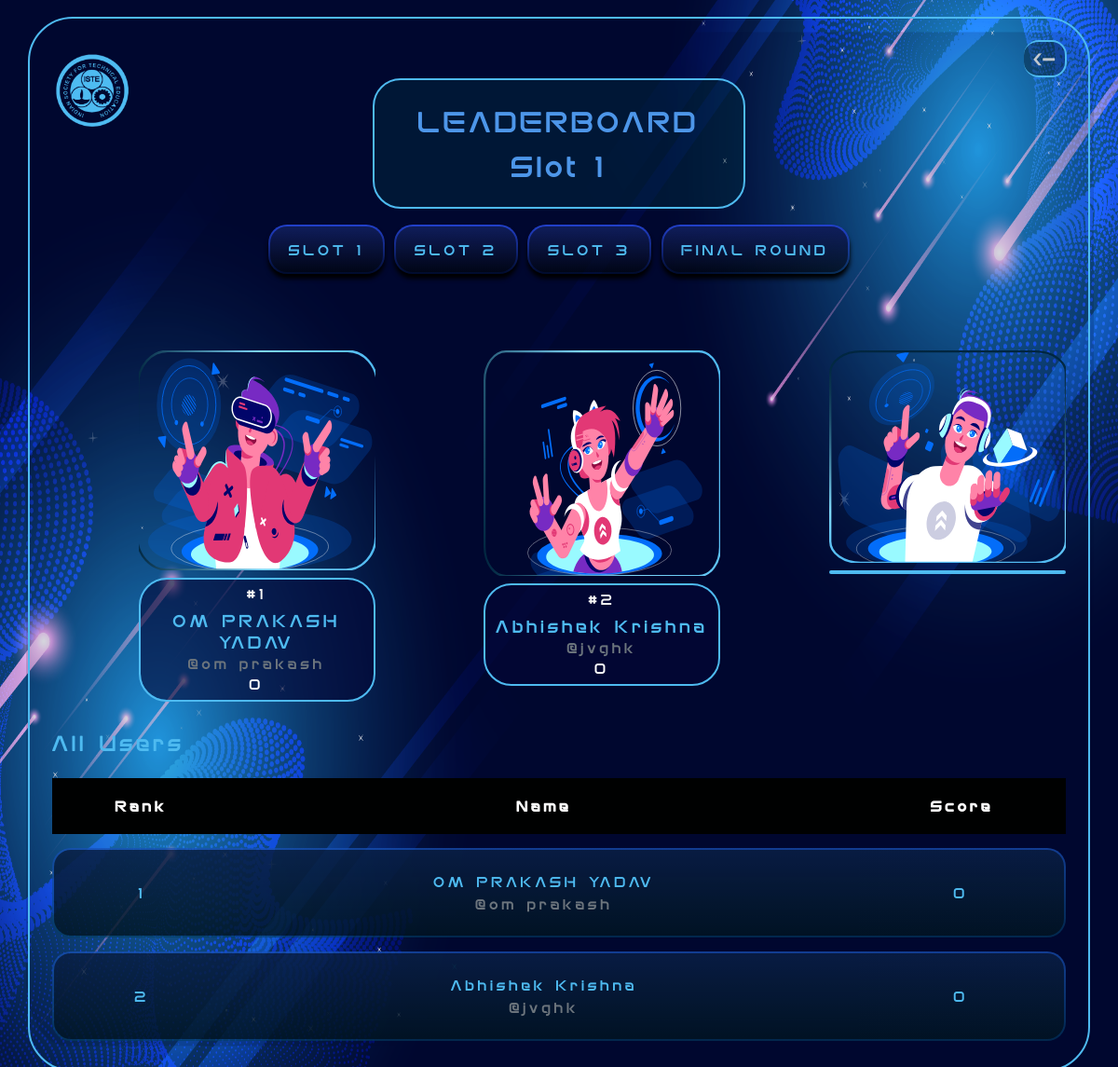
The page /lboard/1 on the database its author committed.
### cit2020/models.py (models this page shows, shortened)
class player(models.Model):
    user = models.OneToOneField(User, on_delete=models.CASCADE)
    email = models.EmailField(max_length = 254,null=True)
    name = models.CharField(max_length=128)
    userName = models.CharField(max_length=128)
    current_question = models.IntegerField(default=1)
    score = models.IntegerField(default=0)
    final_score = models.IntegerField(default=0)
    rank = models.IntegerField(default=0)
    timestamp = models.DateTimeField()
    slot = models.IntegerField(default=0)
    qualified = models.BooleanField(default=False)
    details_updated = models.BooleanField(default=False)
    mobile = models.CharField(max_length=13,null=True)
    year_of_study_choices = (
        ('', 'Enter the year of study'),
        ('Class 9', 'class 9'),
        ('Class 10', 'class 10'),
        ('Class 11', 'class 11'),
        ('Class 12', 'class 12'),
        ('1st Year', '1st Year'),
        ('2nd Year', '2nd Year'),
        ('3rd Year', '3rd Year'),
        ('4th Year', '4th Year'),
        ('5th Year', '5th Year'),
        ('Other','Other')
    )
    institute_name = models.CharField(max_length=100,null=True)
    department = models.CharField(max_length=100, blank=True, null=True)
    year_of_study = models.CharField(max_length=50, choices=year_of_study_choices, default="Enter the year of study")

### cit2020/views.py (the view)
# urls.py: path('lboard/<int:slot>', views.lboard , name='lboard'),
def lboard(request,slot=0):
    is_final=False
    if slot==0:
        if datetime.datetime.now() > final_start:
            slot=4
    if slot==1 :
        if datetime.datetime.now() < slot1_start:
            return render(request, 'lboard.html',{'slot':slot})
        else :
            p = models.player.objects.filter(slot=1).order_by('-score', 'timestamp')
    elif slot==2:
        if datetime.datetime.now() < slot2_start:
            return render(request, 'lboard.html',{'slot':slot})
        else :
            p = models.player.objects.filter(slot=2).order_by('-score', 'timestamp')
    elif slot==3:
        if datetime.datetime.now() < slot3_start:
            return render(request, 'lboard.html',{'slot':slot})
        else :
            p = models.player.objects.filter(slot=3).order_by('-score', 'timestamp')
    elif slot==4 :
        if datetime.datetime.now() < final_start:
            return render(request, 'lboard.html',{})
        else :
            p = models.player.objects.filter(qualified=True).order_by('-final_score', 'timestamp')
            is_final = True
    else :
        return redirect('cit2020:lboard',slot=1)
    cur_rank = 1
    show=False
    if request.user.is_authenticated:
        player = models.player.objects.get(user_id=request.user.pk)
        if (player.slot==slot or player.qualified==True) :
            show=True
    rank=0
    for pl in p:
        pl.rank = cur_rank
        cur_rank += 1
        if show==True and pl.id == request.user.id:
            rank=pl.rank
    return render(request, 'lboard.html', {'players': p, 'rank': rank, 'is_final':is_final,'slot':slot})

### templates/lboard.html (shortened to what this page needs)
{%extends 'base.html'%}
{% load static %}
{%block content%}
<section class="outerBorder-lBoard glowing-circle">
    <a href="{% url 'cit2020:navPage' %}"><button type="button" class="btn backButton glowing-circle-backButton"><-</button></a>
    <div class="container">
        <a href="{% url 'cit2020:navPage' %}"><div class="logo-lBoard"><img src="{% static './Assets/logoThemed.png' %}" alt="logo-lBoard"></div></a>
        <div class="container">
            <section>
                <div class="cont-lBoard">
                    <div class="content text-center outerBorder glowing-circle">
                        LEADERBOARD
                        <br>
                        {% if slot == 1 %}Slot 1
                        {% elif slot == 2 %}Slot 2
                        {% elif slot == 3 %}Slot 3
                        {% else %}Final
                        {% endif %}
                    </div>
                </div>
                 <div class="slots-lBoard">
                    <div class="container">
                        <a id="slot1" class="slot-button-lBoard rounded-corners-gradient-borders"
                            href="{% url 'cit2020:lboard' 1  %}">Slot 1</a>
                        <a id="slot2" class="slot-button-lBoard rounded-corners-gradient-borders"
                            href="{% url 'cit2020:lboard' 2  %}">Slot 2</a>
                        <a id="slot3" class="slot-button-lBoard rounded-corners-gradient-borders"
                            href="{% url 'cit2020:lboard' 3  %}">Slot 3</a>
                        <a id="finalSlot" class="slot-button-lBoard rounded-corners-gradient-borders"
                            href="{% url 'cit2020:lboard' 4 %}">Final Round</a>
                    </div>
                </div>
            <br>
            {% if players %}
            <br>
        </section>
            <div class="row">
                <div class="col-sm-1">
                </div>
                <div class="col-sm-3">
                    <div class="leaderboard-card leaderboard-card">
                        <div class="leaderboard-card__body">
                            <div class="text-center">
                                <img src="{% static './Assets/LboardAsset1.svg' %}" class="circle-img mb-2" alt="User Img">
                                <div class="bodyBox-lBoard">
                                {% if slot == 4 %}
                                {% for player in players|slice:":1" %}
                                    {% if rank !=  player.rank %}
                                    <h5 class="hashTag">#1</h5>
                                    <h5 class="mb-0 nameLboard">{{player.name}}</h5>
                                    <p class="text-muted mb-0">@{{player.userName}}</p>
                                    <div class="leaderboard-card-bottom">
                                        <h3 class="text-center scoreLboard">{{player.final_score}}</h3>
                                    </div>
                                    {% endif %}
                                {% endfor %}
                                {% else %}
                                {% for player in players|slice:":1" %}
                                    {% if rank !=  player.rank %}
                                    <h5 class="hashTag">#1</h5>
                                    <h5 class="mb-0 nameLboard">{{player.name}}</h5>
                                    <p class="text-muted mb-0">@{{player.userName}}</p>
                                    <div class="leaderboard-card-bottom">
                                        <h3 class="text-center scoreLboard">{{player.score}}</h3>
                                    </div>
                                    {% endif %}
                                {% endfor %}
                                {% endif %}
                                </div>
                            </div>
                        </div>
                    </div>
                </div>
                <div class="col-sm-1">
                </div>
                <div class="col-sm-3">
                    <div class="leaderboard-card">
                        <div class="leaderboard-card__body">
                            <div class="text-center">
                                <img src="{% static './Assets/LboardAsset2.svg' %}" class="circle-img mb-2" alt="User Img">
                                <div class="bodyBox-lBoard">
                                    {% if slot == 4 %}
                                    {% for player in players|slice:":2" %}
                                    {% if rank !=  player.rank %}
                                        {% if player.rank == 2 %}
                                        <h5 class="hashTag">#2</h5>
                                        <h5 class="mb-0 nameLboard">{{player.name}}</h5>
                                        <p class="text-muted mb-0">@{{player.userName}}</p>
                                        <div class="leaderboard-card-bottom">
                                            <h3 class="text-center scoreLboard">{{player.final_score}}</h3>
                                        </div>
                                        {% endif %}
                                    {% endif %}
                                    {% endfor %}
                                    {% else %}
                                    {% for player in players|slice:":2" %}
                                    {% if rank !=  player.rank %}
                                        {% if player.rank == 2 %}
                                        <h5 class="hashTag">#2</h5>
                                        <h5 class="mb-0 nameLboard">{{player.name}}</h5>
                                        <p class="text-muted mb-0">@{{player.userName}}</p>
                                        <div class="leaderboard-card-bottom">
                                            <h3 class="text-center scoreLboard">{{player.score}}</h3>
                                        </div>
                                        {% endif %}
                                    {% endif %}
                                    {% endfor %}
                                    {% endif %}
                                </div>
                            </div>
                        </div>
                    </div>
                </div>
                <div class="col-sm-1">
                </div>
                <div class="col-sm-3">
                    <div class="leaderboard-card">
                        <div class="leaderboard-card__body">
                            <div class="text-center">
                                <img src="{% static './Assets/LboardAsset3.svg' %}" class="circle-img mb-2" alt="User Img">
                                <div class="bodyBox-lBoard">
                                </div>
                            </div>
                        </div>
                    </div>
                </div>
            </div>
        </div>
        <div class="container">
            <h4>All Users</h4>
            <table class="table table-borderless">
                <thead>
                    <tr>
                        <th scope="col">Rank</th>
                        <th scope="col">Name</th>
                        <th scope="col" class="text-center">Score</th>
                    </tr>
                </thead>
                <tbody>
                {% if slot == 4 %}
                    {% for player in players %}
                    {% if rank == player.rank %}
                    <tr class="highlight-rank" >
                        <td scope="row">{{ player.rank }}</td>
                        <td>{{ player.name }}
                            <p class="text-muted mb-0">@{{player.userName}}</p>
                        </td>
                        <td class="text-center">{{player.final_score}}</td>
                    </tr>
                    {% else %}
                    <tr>
                        <td scope="row">{{ player.rank }}</td>
                        <td>{{ player.name }}
                            <p class="text-muted mb-0">@{{player.userName}}</p>
                        </td>
                        <td class="text-center">{{player.final_score}}</td>
                    </tr>
                    {% endif %}
                    {% endfor %}
                {% else %}
                    {% for player in players %}
                    {% if rank == player.rank %}
                    <tr class="highlight-rank" >
                        <td scope="row">{{ player.rank }}</td>
                        <td>{{ player.name }}
                            <p class="text-muted mb-0">@{{player.userName}}</p>
                        </td>
                        <td class="text-center">{{player.score}}</td>
                    </tr>
                    {% else %}
                    <tr>
                        <td scope="row">{{ player.rank }}</td>
                        <td>{{ player.name }}
                            <p class="text-muted mb-0">@{{player.userName}}</p>
                        </td>
                        <td class="text-center">{{player.score}}</td>
                    </tr>
                    {% endif %}
                    {% endfor %}
                {% endif %}
                </tbody>
            </table>
            {% else %}
            <div class="soonText text-center">
                Leaderboard will be available soon ....
            </div>
            {% endif %}
        </div>
    </div>
</section>
{%endblock%}

### rows shown on the page
player: name "OM PRAKASH YADAV", userName "om prakash", score "0", rank "1"
player: name "Abhishek Krishna", userName "jvghk", score "0", rank "2"
